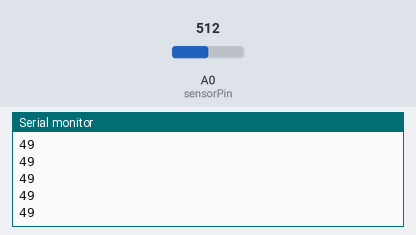
A sketch run on a simulated Arduino Uno, built with avr-gcc and run on an emulated ATmega328P. Parts: the last lines printed to the serial monitor. The inputs (shaded band) are chosen by the test bench; at power-on: A0 (sensorPin) = 512.

Above: at 1.2 s.
1.3 s: A0 (sensorPin) set to 716
At 1.31 s:
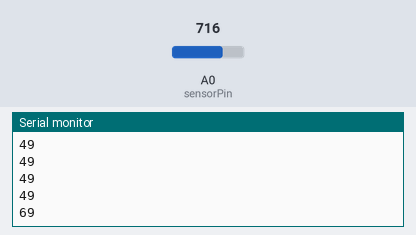
2.8 s: A0 (sensorPin) set to 900
At 2.81 s:
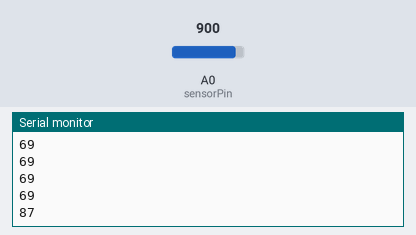
Timing chart, 0 to 5.8 s (numbered marks = the images above; inputs shaded):
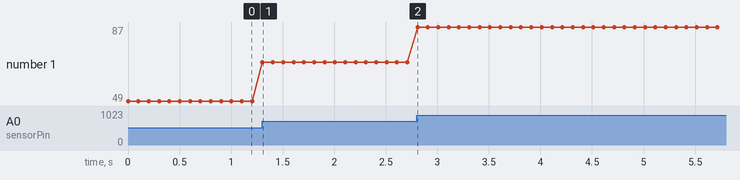

The sketch:

Analog_serial_print_map.ino
```cpp
const int sensorPin = A0;

void setup() {
  Serial.begin(9600);
}

void loop() {
  int sensorValue = analogRead(sensorPin);
  int convertedValue = map(sensorValue, 1, 1024, 0, 100); //mapowanie, jeśli chcemy od razu przeliczyć wartość
  Serial.println(convertedValue);
  delay(100);
}
```

Measured:
- after the input at 1.3 s, the serial monitor: prints a new line at once (image 1)
- after the input at 2.8 s, the serial monitor: prints a new line at once (image 2)
- plotted number 1: 49 → 69 after the input at 1.3 s, 69 → 87 after the input at 2.8 s
